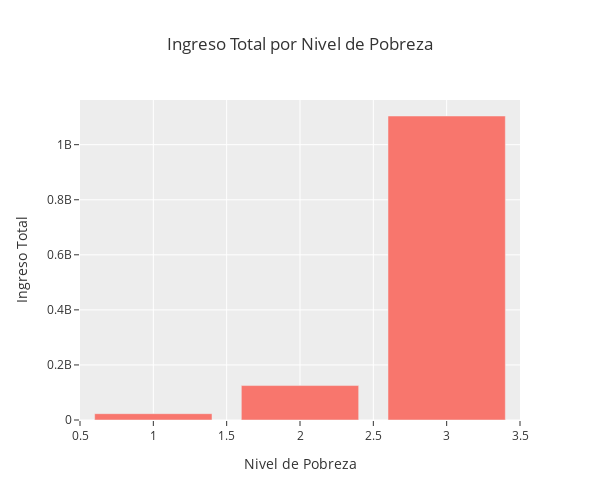

Write notebook code for a chart like this one.
### Code cell
# Asegurarse de que el índice sea una columna
ingreso_total = ingreso_total.reset_index()

# Crear gráfico de barras
fig = px.bar(
    ingreso_total,
    x='POBREZA',  # Columna correcta para eje X
    y='INGHOG2D',  # Columna correcta para eje Y
    title="Ingreso Total por Nivel de Pobreza",
    labels={'POBREZA': 'Nivel de Pobreza', 'INGHOG2D': 'Ingreso Total'},
    template='ggplot2'
)

# Ajustar tamaño del gráfico
fig.update_layout(width=600, height=500)
fig.show()

### Figure 1 — Plotly figure (JSON) as saved in the notebook; plotly's stock layout.template omitted (floating-point values rounded to 4 significant figures)
{"data": [{"alignmentgroup": "True", "hovertemplate": "Nivel de Pobreza=%{x}<br>Ingreso Total=%{y}<extra></extra>", "legendgroup": "", "marker": {"color": "#F8766D", "pattern": {"shape": ""}}, "name": "", "offsetgroup": "", "orientation": "v", "showlegend": false, "textposition": "auto", "type": "bar", "x": [1, 2, 3], "xaxis": "x", "y": [22950000.0, 125100000.0, 1104000000.0], "yaxis": "y"}], "layout": {"barmode": "relative", "height": 500, "legend": {"tracegroupgap": 0}, "title": {"text": "Ingreso Total por Nivel de Pobreza"}, "width": 600, "xaxis": {"anchor": "y", "domain": [0, 1], "title": {"text": "Nivel de Pobreza"}}, "yaxis": {"anchor": "x", "domain": [0, 1], "title": {"text": "Ingreso Total"}}}}
